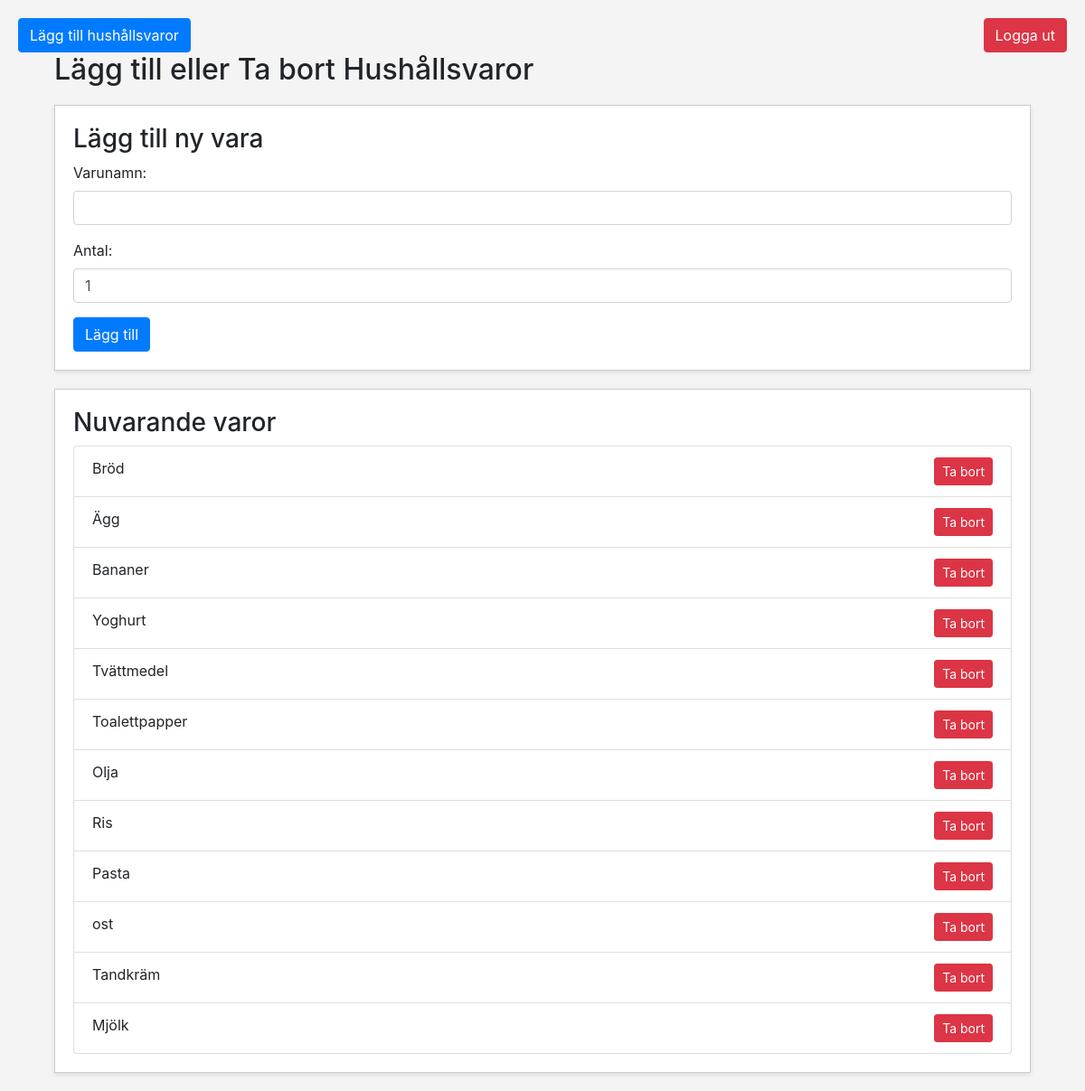
/modify_db.php (signed in), run on an earlier commit of the app's database.
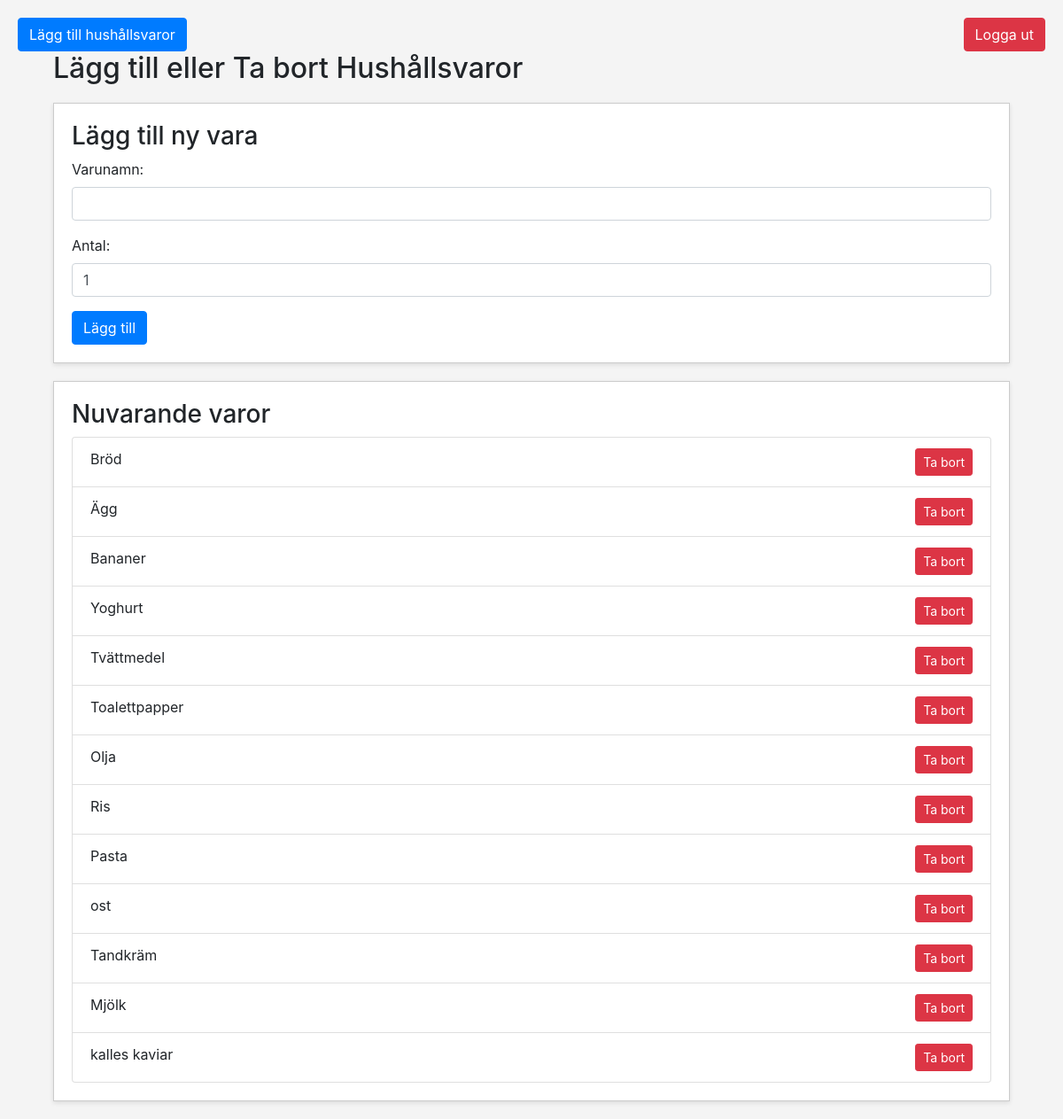
And on a later commit of the database.
### tables this page shows
CREATE TABLE Items (
    ItemID INTEGER PRIMARY KEY AUTOINCREMENT,
    "ItemName" TEXT NOT NULL,
    Quantity INTEGER NOT NULL DEFAULT 0  -- Tracks current stock levels
);

### src/functions.php (called while the page is built, shortened)
<?php
function getAllItems($db) {
    $sql = "SELECT ItemID, ItemName FROM Items";
    $result = $db->query($sql);
    $items = [];
    while ($row = $result->fetchArray(SQLITE3_ASSOC)) {
        $items[] = $row;
    }
    return $items;
}
?>

### src/modify_db.php (the view, shortened to what this page needs)
<?php
include 'functions.php';
include 'logoutheader.php';
$db = new SQLite3(__DIR__ . '/../database/account_items.db');
$allItems = getAllItems($db);
?>
<!DOCTYPE html>
<html lang="sv">
<head>
    <link rel="stylesheet" href="https://maxcdn.bootstrapcdn.com/bootstrap/4.5.2/css/bootstrap.min.css">
</head>
<body>
    <div class="container">
        <h2>Lägg till eller Ta bort Hushållsvaror</h2>
        <div class="form-box">
            <h3>Lägg till ny vara</h3>
            <form action="modify_db.php" method="post">
                <div class="form-group">
                    <label for="item_name">Varunamn:</label>
                    <input type="text" name="item_name" id="item_name" class="form-control" required>
                </div>
                <div class="form-group">
                    <label for="quantity">Antal:</label>
                    <input type="number" name="quantity" id="quantity" class="form-control" value="1" min="1" required>
                </div>
                <button type="submit" name="add_item" class="btn btn-primary">Lägg till</button>
            </form>
        </div>
        <div class="list-box">
            <h3>Nuvarande varor</h3>
            <ul class="list-group">
                <?php foreach ($allItems as $item): ?>
                    <li class="list-group-item">
                        <?= htmlspecialchars($item['ItemName']) ?>
                        <form action="modify_db.php" method="post" style="display:inline;">
                            <button type="submit" name="delete_item" class="btn btn-danger btn-sm float-right">Ta bort</button>
                        </form>
                    </li>
                <?php endforeach; ?>
            </ul>
        </div>
    </div>
</body>
</html>

What changed in the data, as far as the page shows it:
added items: ItemName "kalles kaviar"
